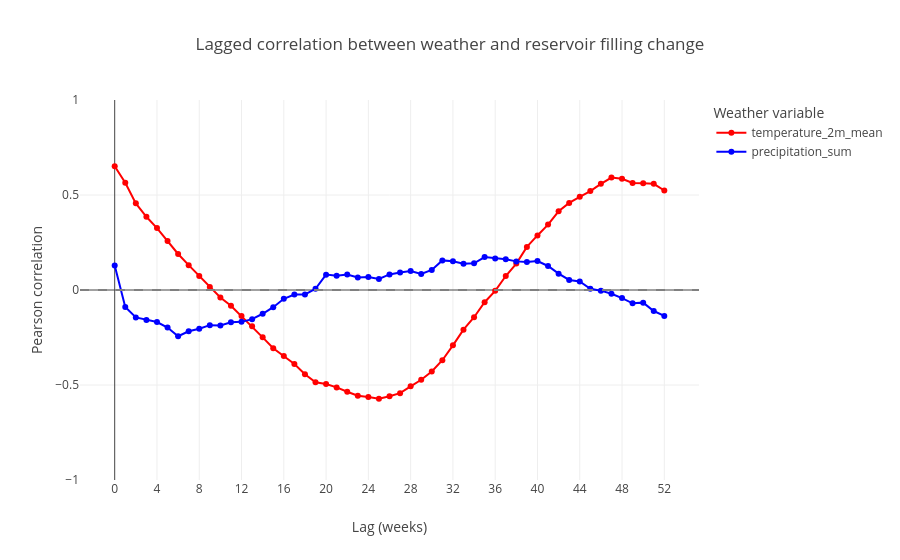

Notebook cell for this chart:
### Code cell
fig = px.line(
    df_lag_corr,
    x="lag",
    y="correlation",
    color="weather_variable",
    markers=True,
    color_discrete_map={
        "temperature_2m_mean": "red",
        "precipitation_sum": "blue"
    },
    title="Lagged correlation between weather and reservoir filling change",
    labels={
        "lag": "Lag (weeks)",
        "correlation": "Pearson correlation",
        "weather_variable": "Weather variable"
    }
)

fig.add_hline(y=0, line_dash="dash", line_color="gray")
fig.update_yaxes(range=[-1, 1])
fig.update_xaxes(dtick=4)

fig.show()

### Figure 1 — Plotly figure (JSON) as saved in the notebook; plotly's stock layout.template omitted (floating-point values rounded to 4 significant figures)
{"data": [{"hovertemplate": "Weather variable=temperature_2m_mean<br>Lag (weeks)=%{x}<br>Pearson correlation=%{y}<extra></extra>", "legendgroup": "temperature_2m_mean", "line": {"color": "red", "dash": "solid"}, "marker": {"symbol": "circle"}, "mode": "lines+markers", "name": "temperature_2m_mean", "orientation": "v", "showlegend": true, "type": "scatter", "x": [0, 1, 2, 3, 4, 5, 6, 7, 8, 9, 10, 11, 12, 13, 14, 15, 16, 17, 18, 19, 20, 21, 22, 23, 24, 25, 26, 27, 28, 29, 30, 31, 32, 33, 34, 35, 36, 37, 38, 39, 40, 41, 42, 43, 44, 45, 46, 47, 48, 49, 50, 51, 52], "xaxis": "x", "y": [0.6515, 0.5647, 0.456, 0.3854, 0.326, 0.2576, 0.1895, 0.1309, 0.07395, 0.01565, -0.0395, -0.08259, -0.1363, -0.1903, -0.2492, -0.3062, -0.3468, -0.3892, -0.4435, -0.4854, -0.4947, -0.5127, -0.5356, -0.5568, -0.563, -0.5725, -0.5593, -0.5428, -0.5072, -0.4724, -0.4287, -0.3695, -0.2914, -0.2086, -0.1434, -0.06438, -0.004539, 0.07349, 0.1389, 0.2267, 0.2872, 0.3442, 0.4143, 0.4582, 0.4907, 0.5209, 0.5587, 0.5919, 0.5854, 0.563, 0.5613, 0.5586, 0.5237], "yaxis": "y"}, {"hovertemplate": "Weather variable=precipitation_sum<br>Lag (weeks)=%{x}<br>Pearson correlation=%{y}<extra></extra>", "legendgroup": "precipitation_sum", "line": {"color": "blue", "dash": "solid"}, "marker": {"symbol": "circle"}, "mode": "lines+markers", "name": "precipitation_sum", "orientation": "v", "showlegend": true, "type": "scatter", "x": [0, 1, 2, 3, 4, 5, 6, 7, 8, 9, 10, 11, 12, 13, 14, 15, 16, 17, 18, 19, 20, 21, 22, 23, 24, 25, 26, 27, 28, 29, 30, 31, 32, 33, 34, 35, 36, 37, 38, 39, 40, 41, 42, 43, 44, 45, 46, 47, 48, 49, 50, 51, 52], "xaxis": "x", "y": [0.1295, -0.08993, -0.1443, -0.1576, -0.1685, -0.1979, -0.2435, -0.217, -0.2037, -0.1851, -0.187, -0.1694, -0.1677, -0.1536, -0.1251, -0.09052, -0.04638, -0.02409, -0.02327, 0.006321, 0.0809, 0.07456, 0.08177, 0.06581, 0.06835, 0.05835, 0.08205, 0.09251, 0.1002, 0.08478, 0.1056, 0.1558, 0.151, 0.1382, 0.1407, 0.1733, 0.1659, 0.1624, 0.1506, 0.1472, 0.1522, 0.1263, 0.08595, 0.05305, 0.04479, 0.006408, -0.00349, -0.01969, -0.0425, -0.07023, -0.06648, -0.1107, -0.1365], "yaxis": "y"}], "layout": {"legend": {"title": {"text": "Weather variable"}, "tracegroupgap": 0}, "shapes": [{"line": {"color": "gray", "dash": "dash"}, "type": "line", "x0": 0, "x1": 1, "xref": "x domain", "y0": 0, "y1": 0, "yref": "y"}], "title": {"text": "Lagged correlation between weather and reservoir filling change"}, "xaxis": {"anchor": "y", "domain": [0, 1], "dtick": 4, "title": {"text": "Lag (weeks)"}}, "yaxis": {"anchor": "x", "domain": [0, 1], "range": [-1, 1], "title": {"text": "Pearson correlation"}}}}
